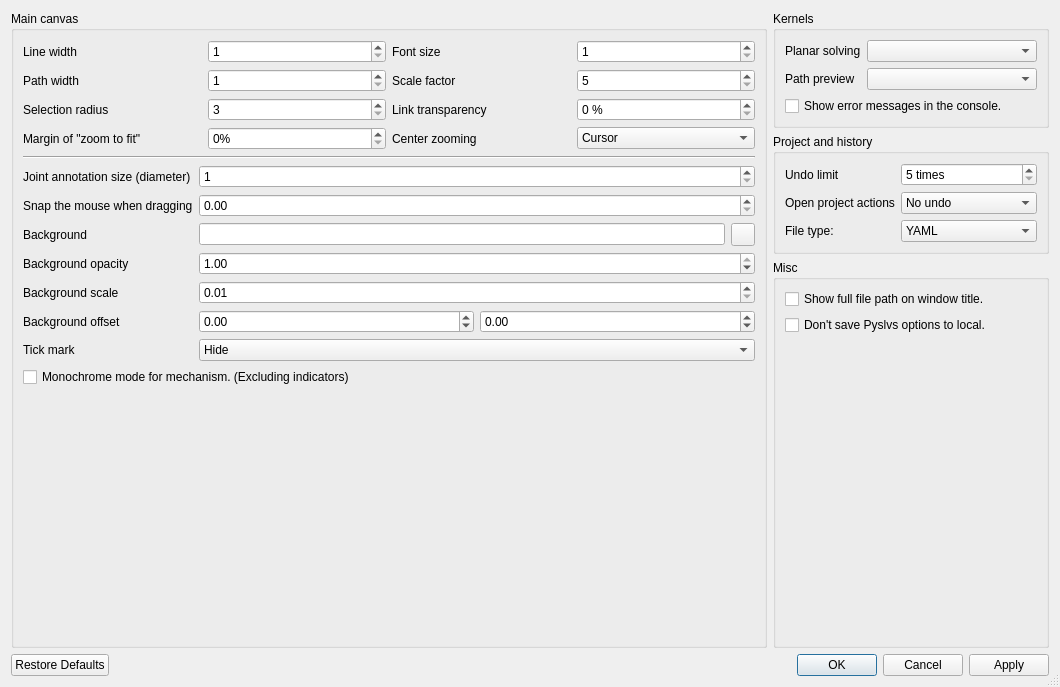
<?xml version="1.0" encoding="UTF-8"?>
<ui version="4.0">
 <class>Dialog</class>
 <widget class="QDialog" name="Dialog">
  <property name="geometry">
   <rect>
    <x>0</x>
    <y>0</y>
    <width>1060</width>
    <height>687</height>
   </rect>
  </property>
  <property name="windowTitle">
   <string>Preference</string>
  </property>
  <property name="windowIcon">
   <iconset resource="../../icons.qrc">
    <normaloff>:/icons/settings.png</normaloff>:/icons/settings.png</iconset>
  </property>
  <property name="sizeGripEnabled">
   <bool>true</bool>
  </property>
  <property name="modal">
   <bool>true</bool>
  </property>
  <layout class="QVBoxLayout" name="verticalLayout_2">
   <item>
    <layout class="QHBoxLayout" name="horizontalLayout">
     <item>
      <widget class="QGroupBox" name="settings_ui_groupbox">
       <property name="title">
        <string>Main canvas</string>
       </property>
       <layout class="QVBoxLayout" name="verticalLayout_3">
        <item>
         <layout class="QGridLayout" name="gridLayout">
          <item row="1" column="2">
           <widget class="QLabel" name="scalefactor_label">
            <property name="text">
             <string>Scale factor</string>
            </property>
           </widget>
          </item>
          <item row="2" column="2">
           <widget class="QLabel" name="linktransparency_label">
            <property name="text">
             <string>Link transparency</string>
            </property>
           </widget>
          </item>
          <item row="2" column="3">
           <widget class="QSpinBox" name="link_trans_option">
            <property name="suffix">
             <string> %</string>
            </property>
            <property name="maximum">
             <number>80</number>
            </property>
            <property name="singleStep">
             <number>10</number>
            </property>
           </widget>
          </item>
          <item row="0" column="1">
           <widget class="QSpinBox" name="line_width_option">
            <property name="minimum">
             <number>1</number>
            </property>
            <property name="maximum">
             <number>10</number>
            </property>
            <property name="displayIntegerBase">
             <number>10</number>
            </property>
           </widget>
          </item>
          <item row="2" column="0">
           <widget class="QLabel" name="selectionradius_label">
            <property name="text">
             <string>Selection radius</string>
            </property>
           </widget>
          </item>
          <item row="2" column="1">
           <widget class="QSpinBox" name="selection_radius_option">
            <property name="minimum">
             <number>3</number>
            </property>
            <property name="maximum">
             <number>10</number>
            </property>
           </widget>
          </item>
          <item row="1" column="3">
           <widget class="QSpinBox" name="scalefactor_option">
            <property name="minimum">
             <number>5</number>
            </property>
            <property name="maximum">
             <number>100</number>
            </property>
            <property name="singleStep">
             <number>5</number>
            </property>
           </widget>
          </item>
          <item row="0" column="0">
           <widget class="QLabel" name="linewidth_label">
            <property name="text">
             <string>Line width</string>
            </property>
           </widget>
          </item>
          <item row="1" column="0">
           <widget class="QLabel" name="pathwidth_label">
            <property name="text">
             <string>Path width</string>
            </property>
           </widget>
          </item>
          <item row="0" column="3">
           <widget class="QSpinBox" name="font_size_option">
            <property name="minimum">
             <number>1</number>
            </property>
            <property name="maximum">
             <number>30</number>
            </property>
            <property name="singleStep">
             <number>2</number>
            </property>
           </widget>
          </item>
          <item row="0" column="2">
           <widget class="QLabel" name="fontsize_label">
            <property name="text">
             <string>Font size</string>
            </property>
           </widget>
          </item>
          <item row="1" column="1">
           <widget class="QSpinBox" name="path_width_option">
            <property name="minimum">
             <number>1</number>
            </property>
            <property name="maximum">
             <number>5</number>
            </property>
           </widget>
          </item>
          <item row="3" column="2">
           <widget class="QLabel" name="zoomby_label">
            <property name="text">
             <string>Center zooming</string>
            </property>
           </widget>
          </item>
          <item row="3" column="3">
           <widget class="QComboBox" name="zoom_by_option">
            <item>
             <property name="text">
              <string>Cursor</string>
             </property>
            </item>
            <item>
             <property name="text">
              <string>Cavas center</string>
             </property>
            </item>
           </widget>
          </item>
          <item row="3" column="0">
           <widget class="QLabel" name="marginfactor_label">
            <property name="text">
             <string>Margin of &quot;zoom to fit&quot;</string>
            </property>
           </widget>
          </item>
          <item row="3" column="1">
           <widget class="QSpinBox" name="margin_factor_option">
            <property name="suffix">
             <string>%</string>
            </property>
            <property name="maximum">
             <number>30</number>
            </property>
            <property name="singleStep">
             <number>5</number>
            </property>
           </widget>
          </item>
         </layout>
        </item>
        <item>
         <widget class="Line" name="line">
          <property name="orientation">
           <enum>Qt::Horizontal</enum>
          </property>
         </widget>
        </item>
        <item>
         <layout class="QFormLayout" name="formLayout">
          <item row="0" column="0">
           <widget class="QLabel" name="jointsize_label">
            <property name="text">
             <string>Joint annotation size (diameter)</string>
            </property>
           </widget>
          </item>
          <item row="0" column="1">
           <widget class="QSpinBox" name="joint_size_option">
            <property name="minimum">
             <number>1</number>
            </property>
            <property name="maximum">
             <number>100</number>
            </property>
           </widget>
          </item>
          <item row="1" column="0">
           <widget class="QLabel" name="snap_label">
            <property name="text">
             <string>Snap the mouse when dragging</string>
            </property>
           </widget>
          </item>
          <item row="1" column="1">
           <widget class="QDoubleSpinBox" name="snap_option">
            <property name="maximum">
             <double>50.000000000000000</double>
            </property>
           </widget>
          </item>
          <item row="2" column="0">
           <widget class="QLabel" name="background_label">
            <property name="text">
             <string>Background</string>
            </property>
           </widget>
          </item>
          <item row="2" column="1">
           <layout class="QHBoxLayout" name="background_layout">
            <item>
             <widget class="QLineEdit" name="background_option">
              <property name="clearButtonEnabled">
               <bool>true</bool>
              </property>
             </widget>
            </item>
            <item>
             <widget class="QToolButton" name="background_choose_dir">
              <property name="icon">
               <iconset resource="../../icons.qrc">
                <normaloff>:/icons/loadfile.png</normaloff>:/icons/loadfile.png</iconset>
              </property>
             </widget>
            </item>
           </layout>
          </item>
          <item row="3" column="0">
           <widget class="QLabel" name="background_opacity_label">
            <property name="text">
             <string>Background opacity</string>
            </property>
           </widget>
          </item>
          <item row="3" column="1">
           <widget class="QDoubleSpinBox" name="background_opacity_option">
            <property name="maximum">
             <double>1.000000000000000</double>
            </property>
            <property name="singleStep">
             <double>0.100000000000000</double>
            </property>
            <property name="value">
             <double>1.000000000000000</double>
            </property>
           </widget>
          </item>
          <item row="4" column="0">
           <widget class="QLabel" name="background_scale_label">
            <property name="text">
             <string>Background scale</string>
            </property>
           </widget>
          </item>
          <item row="4" column="1">
           <widget class="QDoubleSpinBox" name="background_scale_option">
            <property name="minimum">
             <double>0.010000000000000</double>
            </property>
            <property name="maximum">
             <double>10.000000000000000</double>
            </property>
            <property name="singleStep">
             <double>0.020000000000000</double>
            </property>
           </widget>
          </item>
          <item row="5" column="0">
           <widget class="QLabel" name="background_offset_label">
            <property name="text">
             <string>Background offset</string>
            </property>
           </widget>
          </item>
          <item row="5" column="1">
           <layout class="QHBoxLayout" name="background_offset_layout">
            <item>
             <widget class="QDoubleSpinBox" name="background_offset_x_option">
              <property name="minimum">
               <double>-999999.000000000000000</double>
              </property>
              <property name="maximum">
               <double>999999.000000000000000</double>
              </property>
             </widget>
            </item>
            <item>
             <widget class="QDoubleSpinBox" name="background_offset_y_option">
              <property name="minimum">
               <double>-999999.000000000000000</double>
              </property>
              <property name="maximum">
               <double>999999.000000000000000</double>
              </property>
             </widget>
            </item>
           </layout>
          </item>
          <item row="6" column="0">
           <widget class="QLabel" name="tick_mark_label">
            <property name="text">
             <string>Tick mark</string>
            </property>
           </widget>
          </item>
          <item row="6" column="1">
           <widget class="QComboBox" name="tick_mark_option">
            <item>
             <property name="text">
              <string>Hide</string>
             </property>
            </item>
            <item>
             <property name="text">
              <string>Display</string>
             </property>
            </item>
            <item>
             <property name="text">
              <string>Display with number</string>
             </property>
            </item>
           </widget>
          </item>
         </layout>
        </item>
        <item>
         <widget class="QCheckBox" name="monochrome_option">
          <property name="text">
           <string>Monochrome mode for mechanism. (Excluding indicators)</string>
          </property>
         </widget>
        </item>
        <item>
         <spacer name="verticalSpacer">
          <property name="orientation">
           <enum>Qt::Vertical</enum>
          </property>
          <property name="sizeHint" stdset="0">
           <size>
            <width>20</width>
            <height>40</height>
           </size>
          </property>
         </spacer>
        </item>
       </layout>
      </widget>
     </item>
     <item>
      <layout class="QVBoxLayout" name="verticalLayout">
       <item>
        <widget class="QGroupBox" name="settings_kernels_groupBox">
         <property name="title">
          <string>Kernels</string>
         </property>
         <layout class="QVBoxLayout" name="verticalLayout_4">
          <item>
           <layout class="QFormLayout" name="formLayout_3">
            <item row="0" column="0">
             <widget class="QLabel" name="planarsolver_label">
              <property name="text">
               <string>Planar solving</string>
              </property>
             </widget>
            </item>
            <item row="0" column="1">
             <widget class="QComboBox" name="planar_solver_option"/>
            </item>
            <item row="1" column="0">
             <widget class="QLabel" name="pathpreview_label">
              <property name="text">
               <string>Path preview</string>
              </property>
             </widget>
            </item>
            <item row="1" column="1">
             <widget class="QComboBox" name="path_preview_option"/>
            </item>
           </layout>
          </item>
          <item>
           <widget class="QCheckBox" name="console_error_option">
            <property name="text">
             <string>Show error messages in the console.</string>
            </property>
           </widget>
          </item>
         </layout>
        </widget>
       </item>
       <item>
        <widget class="QGroupBox" name="settings_project_groupbox">
         <property name="title">
          <string>Project and history</string>
         </property>
         <layout class="QFormLayout" name="formLayout_2">
          <item row="0" column="0">
           <widget class="QLabel" name="undo_limit_label">
            <property name="text">
             <string>Undo limit</string>
            </property>
           </widget>
          </item>
          <item row="0" column="1">
           <widget class="QSpinBox" name="undo_limit_option">
            <property name="suffix">
             <string> times</string>
            </property>
            <property name="minimum">
             <number>5</number>
            </property>
           </widget>
          </item>
          <item row="1" column="0">
           <widget class="QLabel" name="open_project_actions_label">
            <property name="text">
             <string>Open project actions</string>
            </property>
           </widget>
          </item>
          <item row="1" column="1">
           <widget class="QComboBox" name="open_project_actions_option">
            <item>
             <property name="text">
              <string>No undo</string>
             </property>
            </item>
            <item>
             <property name="text">
              <string>Group with macros</string>
             </property>
            </item>
            <item>
             <property name="text">
              <string>No group</string>
             </property>
            </item>
           </widget>
          </item>
          <item row="2" column="0">
           <widget class="QLabel" name="file_type_label">
            <property name="text">
             <string>File type:</string>
            </property>
           </widget>
          </item>
          <item row="2" column="1">
           <widget class="QComboBox" name="file_type_option">
            <item>
             <property name="text">
              <string>YAML</string>
             </property>
            </item>
            <item>
             <property name="text">
              <string>Compressed YAML</string>
             </property>
            </item>
           </widget>
          </item>
         </layout>
        </widget>
       </item>
       <item>
        <widget class="QGroupBox" name="settings_misc_groupBox">
         <property name="title">
          <string>Misc</string>
         </property>
         <layout class="QVBoxLayout" name="verticalLayout_7">
          <item>
           <widget class="QCheckBox" name="title_full_path_option">
            <property name="text">
             <string>Show full file path on window title.</string>
            </property>
           </widget>
          </item>
          <item>
           <widget class="QCheckBox" name="dontsave_option">
            <property name="text">
             <string>Don't save Pyslvs options to local.</string>
            </property>
           </widget>
          </item>
          <item>
           <spacer name="verticalSpacer_2">
            <property name="orientation">
             <enum>Qt::Vertical</enum>
            </property>
            <property name="sizeHint" stdset="0">
             <size>
              <width>20</width>
              <height>40</height>
             </size>
            </property>
           </spacer>
          </item>
         </layout>
        </widget>
       </item>
      </layout>
     </item>
    </layout>
   </item>
   <item>
    <widget class="QDialogButtonBox" name="button_box">
     <property name="orientation">
      <enum>Qt::Horizontal</enum>
     </property>
     <property name="standardButtons">
      <set>QDialogButtonBox::Apply|QDialogButtonBox::Cancel|QDialogButtonBox::Ok|QDialogButtonBox::RestoreDefaults</set>
     </property>
    </widget>
   </item>
  </layout>
 </widget>
 <resources>
  <include location="../../icons.qrc"/>
 </resources>
 <connections>
  <connection>
   <sender>button_box</sender>
   <signal>accepted()</signal>
   <receiver>Dialog</receiver>
   <slot>accept()</slot>
   <hints>
    <hint type="sourcelabel">
     <x>248</x>
     <y>254</y>
    </hint>
    <hint type="destinationlabel">
     <x>157</x>
     <y>274</y>
    </hint>
   </hints>
  </connection>
  <connection>
   <sender>button_box</sender>
   <signal>rejected()</signal>
   <receiver>Dialog</receiver>
   <slot>reject()</slot>
   <hints>
    <hint type="sourcelabel">
     <x>316</x>
     <y>260</y>
    </hint>
    <hint type="destinationlabel">
     <x>286</x>
     <y>274</y>
    </hint>
   </hints>
  </connection>
 </connections>
</ui>
